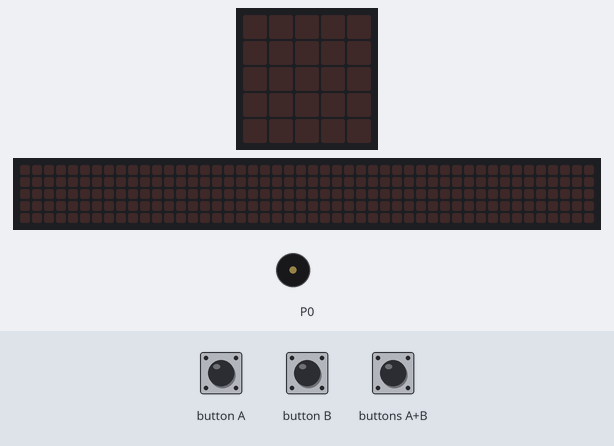
Simulated run of this program. Board: BBC micro:bit running MicroPython. Shown: the board's 5×5 LED display, a strip that is not on the board, showing the scrolling text unrolled, buzzer (waves = sounding). The inputs (shaded band) are chosen by the test bench. No radio messages arrive unless stated (any console line starting 'radio sent:' is added by the test bench); the 48×5 strip is a reading aid, not a part: it shows the text the display is scrolling, unrolled, one strip-width of it at a time; what the program prints to the serial console is not drawn.

Above: at 1.2 s.
1.3 s: buttons A+B pressed for 0.15 s
At 1.42 s:
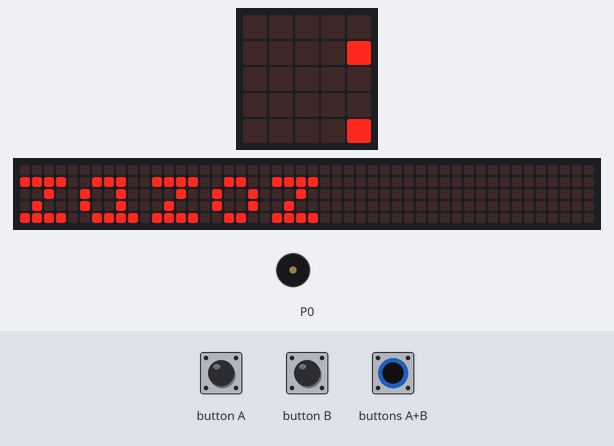
4.3 s: button B pressed for 3.2 s
9.0 s: button A pressed for 1 s
At 9.7 s:
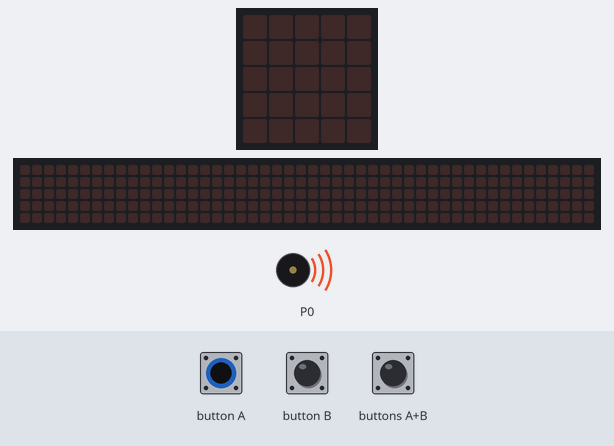
At 15.23 s:
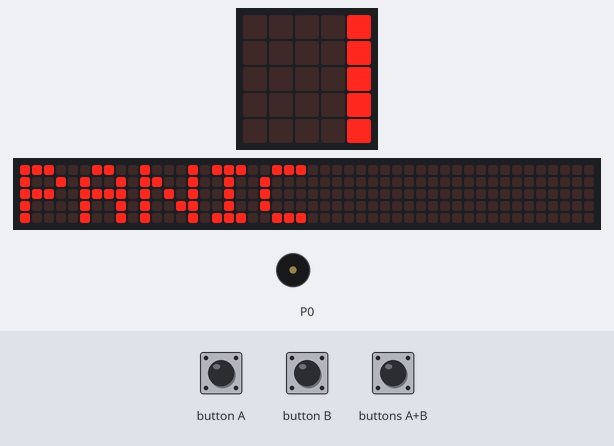
Timing chart, 0 to 16.7 s (numbered marks = the images above; inputs shaded):
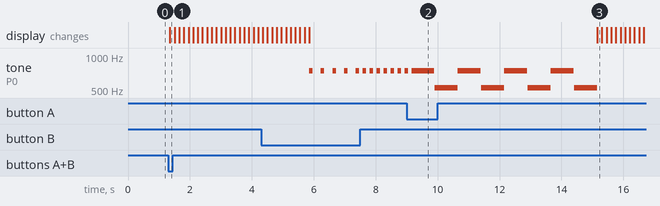

Measured:
- after the input at 1.3 s, the display: changes after 0.05 s (image 1)
- after the input at 4.3 s, tone on P0: goes 4 × (740 Hz 0.12 s, silent 0.26 s), 7 × (740 Hz 0.12 s, silent 0.11 s), then 740 Hz, starting after 1.6 s
- after the input at 9.0 s, the display: changes after 6.2 s (image 3)

The program:

main.py
```python
from microbit import *
import music
import radio
import struct
import machine

MESSAGE_ID = 1
name = ""
#for keeping track of users location

nodeList = [] #Node name, Signal Strength, count
lastLocation = ""

STARTING_COUNT = 0
COUNT_WEIGHT = 10
MAX_COUNT = 100
MIN_COUNT = 0

A_PRESS_THRESHOLD = 1000
B_PRESS_THRESHOLD = 1000
DOUBLE_PRESS_DELAY = 500

def getName():

    length = 5
    letters = 5
    codebook = [
        ['z', 'v', 'g', 'p', 't'],
        ['u', 'o', 'i', 'e', 'a'],
        ['z', 'v', 'g', 'p', 't'],
        ['u', 'o', 'i', 'e', 'a'],
        ['z', 'v', 'g', 'p', 't']
    ]
    name = []

    # Derive our name from the nrf51822's unique ID
    _, n = struct.unpack("II", machine.unique_id())
    ld = 1
    d = letters

    for i in range(0, length):
        h = (n % d) // ld
        n -= h
        d *= letters
        ld *= letters
        name.insert(0, codebook[i][h])

    return ("".join(name))

def updateCounts():
    # Node list = [[Name, signalStrength, count], [], [], ...]
    global nodeList

    #create a strength list so you can compare strength values
    strengthList = []

    for i in range(len(nodeList)):
        strengthList.append(nodeList[i][1])
    strongestSignal = min(strengthList)

    #find what node the strongest signal is from
    closestNodePointer = None
    for i in range(len(strengthList)):
        if(strengthList[i] == strongestSignal):
            closestNodePointer = i
            break

    #update the counts for each node
    for i in range(len(nodeList)):
        if (i == closestNodePointer):
            if(nodeList[i][2] < MAX_COUNT):
                nodeList[i][2] = nodeList[i][2] + COUNT_WEIGHT
        else:
            if(nodeList[i][2] > MIN_COUNT):
                nodeList[i][2] = nodeList[i][2] - COUNT_WEIGHT

def findLocation():
    #find which node has the highest count
    closestNodeName = ""

    countList = []
    for i in range(len(nodeList)):
        countList.append(nodeList[i][2])
    maxCount = max(countList)

    for i in range(len(nodeList)):
        if(nodeList[i][2] == maxCount):
            closestNodeName = nodeList[i][0]
            break
    return closestNodeName


def decodeMessage(message):
    # display.scroll(message)
    global nodeList
    hasLocation = False

    if message:
        currentNodeName = message[0][3:].decode()
        print("node name: "+currentNodeName)
        signalStrength = str(message[1])
        print("signal: "+signalStrength)
        nodeRegisterd = False

        print("node list: "+str(nodeList))
        #search through list of connected nodes
        for i in range(len(nodeList)):
            try:
                if (nodeList[i][0] == currentNodeName):
                    print("found node")
                    # update previous entry to array
                    nodeList[i][1] = signalStrength
                    nodeRegisterd = True
                    break
            except:
                nodeRegisterd = False
        #if node isn't there, add its nam
        if (nodeRegisterd == False):
            print("Didn't find node")
            nodeList.append([currentNodeName, signalStrength, STARTING_COUNT])
            print("new node list: "+str(nodeList))

        hasLocation = True
    return hasLocation

def main():
    global name
    radio.on()
    name = getName()

    while(True):
        # receive message from nodes
        radio.config(channel=22)
        message = radio.receive_full()

        if(button_a.is_pressed() and button_b.is_pressed()):
            #scroll name of microbit
            display.scroll(name)

        if button_b.is_pressed():
            while True:
                music.play(['F#5:1'])
                sleep(100)
                if button_b.is_pressed():
                    break
                elif button_a.is_pressed():
                    music.play(['F#5:6', 'C5:6', 'F#5:6', 'C5:6', 'F#5:6', 'C5:6', 'F#5:6', 'C5:6'])
                    display.scroll("PANIC")
                    radio.config(channel=21)
                    radio.send("PANIC,"+name)
                    break

        if message:
            message_str = message[0][3:].decode('utf-8')
            # Split the message into components
            components = message_str.split(',')
            # display.scroll(message_str)
            if "PANIC" in message_str and name in message_str:
                music.play(['F#5:6', 'C5:6', 'F#5:6', 'C5:6', 'F#5:6', 'C5:6', 'F#5:6', 'C5:6'])
                display.scroll(components[1])

            # #update the list for the user's location
            hasLocation = decodeMessage(message)

            # Ensure that there are enough components
            if(components[0] == "Recv"):
                print("")
            elif len(components) >= 3:
                try:
                    # Extract microbit name, packet number, and packet data
                    microbit_name = components[0][1:]
                    packet_number = int(components[1])
                    packet_data = components[2]

                    # Check if the microbit name matches the packet microbit name
                    if microbit_name == name:
                        # Read the message part and construct acknowledgment
                        display.scroll(packet_data)
                        acknowledgment = "5,{},{}".format(microbit_name, packet_number)
                        # display.scroll(acknowledgment)  # Display acknowledgment (for testing)

                        # Send acknowledgment back to the server
                        radio.config(channel=21)  # Change to the appropriate channel
                        radio.send(acknowledgment)
                        radio.config(channel=22)  # Change back to the original channel
                except:
                    continue
            elif hasLocation:
                updateCounts()
                locationNodeName = findLocation()

                #send the user's name and location to the receiver
                radio.config(channel=21)#send message to server
                radio.send(str(MESSAGE_ID)+","+name+","+locationNodeName)
                radio.config(channel=22)#receive from node
                hasLocation = False
        sleep(150)
main()
```
